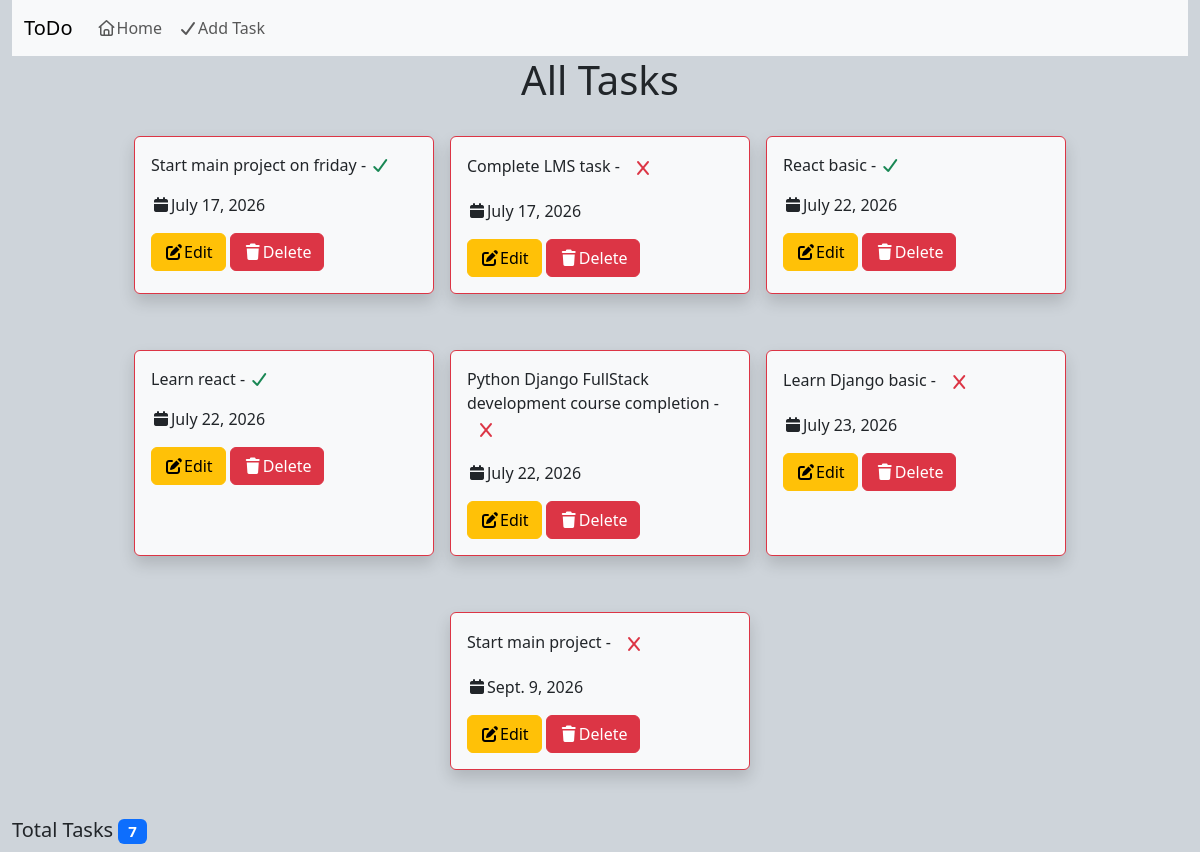
The app's page /, older data.
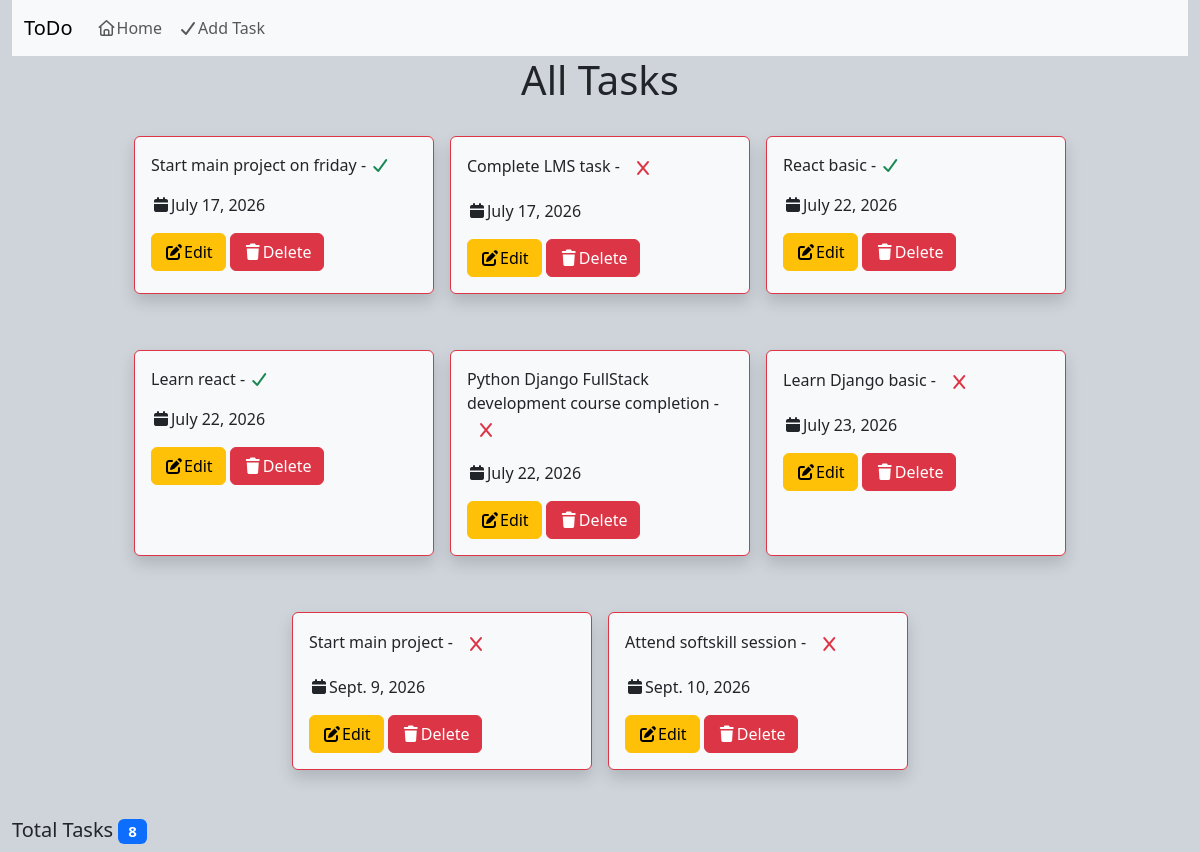
The same page, newer data.
### tasks/models.py (models this page shows)
class ToDos(models.Model):
    task=models.CharField(max_length=100)
    is_completed=models.BooleanField(default=False)
    date=models.DateField(auto_now_add=True)

### tasks/views.py (the view)
# urls.py: path('',views.all_tasks),
def all_tasks(request):
    my_task=ToDos.objects.all()
    return render(request,'all-tasks.html',{'data':my_task})

### templates/all-tasks.html (shortened to what this page needs)
<!DOCTYPE html>
<html lang="en">
<head>
    <link href="https://cdn.jsdelivr.net/npm/bootstrap@5.3.8/dist/css/bootstrap.min.css" rel="stylesheet"
>
    <link rel="stylesheet" href="https://cdnjs.cloudflare.com/ajax/libs/font-awesome/7.3.0/css/all.min.css">
</head>
<body class="container-fluid bg-dark-subtle ">
    <nav class="navbar navbar-expand-lg bg-body-tertiary">
        <div class="container-fluid">
            <a class="navbar-brand" href="#">ToDo</a>
            <div class="collapse navbar-collapse" id="navbarNavDropdown">
                <ul class="navbar-nav">
                    <li class="nav-item">
                        <a class="nav-link" href="/"><i class="fa-regular fa-house"></i>Home</a>
                    </li>
                    <li class="nav-item">
                        <a class="nav-link" href="/add-task"><i class="fa-solid fa-check text-gray"></i>Add Task</a>
                    </li>
                </ul>
            </div>
        </div>
    </nav>
    <h1 class="text-center mb-4">All Tasks</h1>
    <div class="row justify-content-center">
        {% for t in data %}
        <div class="btn-waring col-lg-3 col-md-4 col-sm-6 border border-danger m-2 p-2 rounded shadow p-3 mb-5 bg-body-tertiary">
            <p>{{t.task}} - {% if t.is_completed %}<i class="fa-solid fa-check text-success"></i>{% else %}<i class="fa-solid fa-x btn text-danger"></i>{% endif %}</p>
            <p><i class="fa-solid fa-calendar"></i>{{t.date}}</p>
            <a href="/update-task/{{t.id}}" class="btn btn-warning"><i class="fa-solid fa-pen-to-square"></i>Edit</a>
            <a href="/delete-task/{{t.id}}" class="btn btn-danger" onclick="return confirmDelete()"><i class="fa-solid fa-trash"></i>Delete</a>
        </div>
        {% endfor %}
    </div>
    <h5>
    Total Tasks
    <span class="badge bg-primary">
        {{ data|length }}
    </span>
</h5>
</body>
</html>

Row changes from the older to the newer data that the page shows:
added ToDos: task "Attend softskill session", is_completed False (drawn), date "Sept. 10, 2026"
Text that changed along with them:
{{ data|length }}: "7" → "8"
